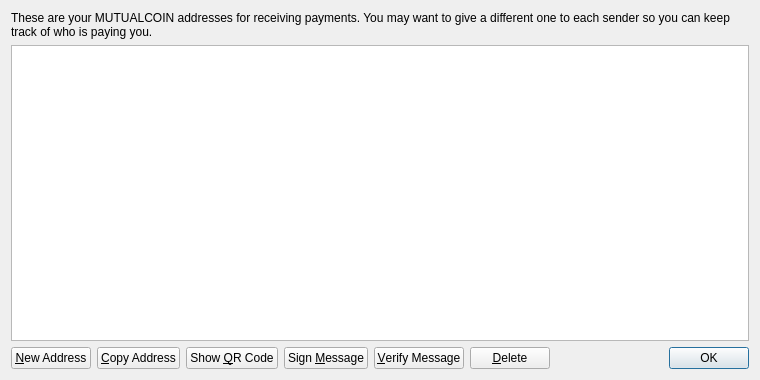
<?xml version="1.0" encoding="UTF-8"?>
<ui version="4.0">
 <class>AddressBookPage</class>
 <widget class="QWidget" name="AddressBookPage">
  <property name="geometry">
   <rect>
    <x>0</x>
    <y>0</y>
    <width>760</width>
    <height>380</height>
   </rect>
  </property>
  <property name="windowTitle">
   <string>Address Book</string>
  </property>
  <layout class="QVBoxLayout" name="verticalLayout">
   <item>
    <widget class="QLabel" name="labelExplanation">
     <property name="text">
      <string>These are your MUTUALCOIN addresses for receiving payments. You may want to give a different one to each sender so you can keep track of who is paying you.</string>
     </property>
     <property name="textFormat">
      <enum>Qt::PlainText</enum>
     </property>
     <property name="wordWrap">
      <bool>true</bool>
     </property>
    </widget>
   </item>
   <item>
    <widget class="QTableView" name="tableView">
     <property name="contextMenuPolicy">
      <enum>Qt::CustomContextMenu</enum>
     </property>
     <property name="toolTip">
      <string>Double-click to edit address or label</string>
     </property>
     <property name="tabKeyNavigation">
      <bool>false</bool>
     </property>
     <property name="alternatingRowColors">
      <bool>true</bool>
     </property>
     <property name="selectionMode">
      <enum>QAbstractItemView::SingleSelection</enum>
     </property>
     <property name="selectionBehavior">
      <enum>QAbstractItemView::SelectRows</enum>
     </property>
     <property name="sortingEnabled">
      <bool>true</bool>
     </property>
     <attribute name="verticalHeaderVisible">
      <bool>false</bool>
     </attribute>
    </widget>
   </item>
   <item>
    <layout class="QHBoxLayout" name="horizontalLayout">
     <item>
      <widget class="QPushButton" name="newAddressButton">
       <property name="toolTip">
        <string>Create a new address</string>
       </property>
       <property name="text">
        <string>&amp;New Address</string>
       </property>
       <property name="icon">
        <iconset resource="../bitcoin.qrc">
         <normaloff>:/icons/add</normaloff>:/icons/add</iconset>
       </property>
      </widget>
     </item>
     <item>
      <widget class="QPushButton" name="copyToClipboard">
       <property name="toolTip">
        <string>Copy the currently selected address to the system clipboard</string>
       </property>
       <property name="text">
        <string>&amp;Copy Address</string>
       </property>
       <property name="icon">
        <iconset resource="../bitcoin.qrc">
         <normaloff>:/icons/editcopy</normaloff>:/icons/editcopy</iconset>
       </property>
      </widget>
     </item>
     <item>
      <widget class="QPushButton" name="showQRCode">
       <property name="text">
        <string>Show &amp;QR Code</string>
       </property>
       <property name="icon">
        <iconset resource="../bitcoin.qrc">
         <normaloff>:/icons/qrcode</normaloff>:/icons/qrcode</iconset>
       </property>
      </widget>
     </item>
     <item>
      <widget class="QPushButton" name="signMessage">
       <property name="toolTip">
        <string>Sign a message to prove you own a MUTUALCOIN address</string>
       </property>
       <property name="text">
        <string>Sign &amp;Message</string>
       </property>
       <property name="icon">
        <iconset resource="../bitcoin.qrc">
         <normaloff>:/icons/edit</normaloff>:/icons/edit</iconset>
       </property>
      </widget>
     </item>
     <item>
      <widget class="QPushButton" name="verifyMessage">
       <property name="toolTip">
        <string>Verify a message to ensure it was signed with a specified MUTUALCOIN address</string>
       </property>
       <property name="text">
        <string>&amp;Verify Message</string>
       </property>
       <property name="icon">
        <iconset resource="../bitcoin.qrc">
         <normaloff>:/icons/transaction_0</normaloff>:/icons/transaction_0</iconset>
       </property>
      </widget>
     </item>
     <item>
      <widget class="QPushButton" name="deleteButton">
       <property name="toolTip">
        <string>Delete the currently selected address from the list</string>
       </property>
       <property name="text">
        <string>&amp;Delete</string>
       </property>
       <property name="icon">
        <iconset resource="../bitcoin.qrc">
         <normaloff>:/icons/remove</normaloff>:/icons/remove</iconset>
       </property>
      </widget>
     </item>
     <item>
      <spacer name="horizontalSpacer">
       <property name="orientation">
        <enum>Qt::Horizontal</enum>
       </property>
       <property name="sizeHint" stdset="0">
        <size>
         <width>40</width>
         <height>20</height>
        </size>
       </property>
      </spacer>
     </item>
     <item>
      <widget class="QDialogButtonBox" name="buttonBox">
       <property name="sizePolicy">
        <sizepolicy hsizetype="Maximum" vsizetype="Fixed">
         <horstretch>0</horstretch>
         <verstretch>0</verstretch>
        </sizepolicy>
       </property>
       <property name="standardButtons">
        <set>QDialogButtonBox::Ok</set>
       </property>
      </widget>
     </item>
    </layout>
   </item>
  </layout>
 </widget>
 <resources>
  <include location="../bitcoin.qrc"/>
 </resources>
 <connections/>
</ui>
